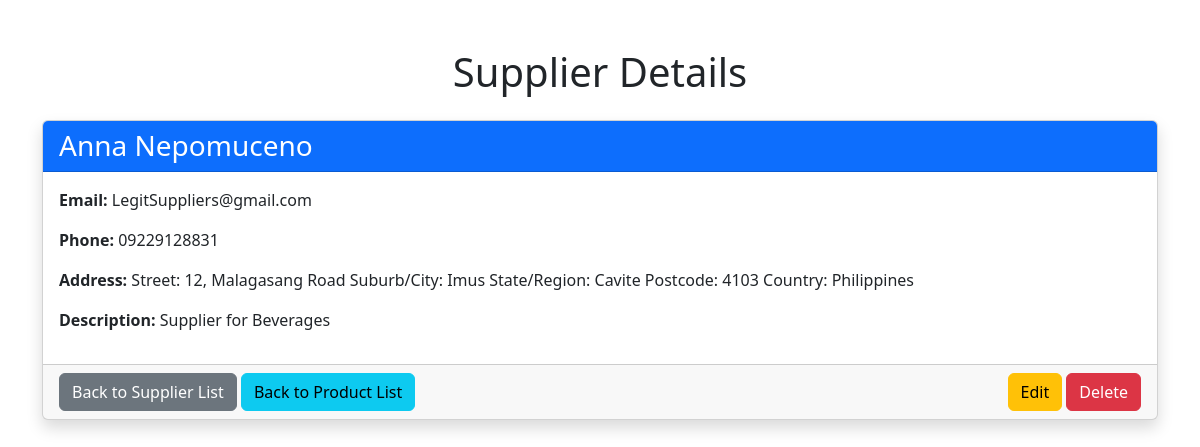
The app's page /Inventory/supplier/1/ with its own data.
### Inventory/models.py (models this page shows, shortened)
class Supplier(models.Model):
    SupplierId = models.AutoField(primary_key=True)
    FirstName = models.CharField(max_length=100)
    LastName = models.CharField(max_length=100)
    Email = models.EmailField()
    Phone = models.CharField(max_length=15)
    Address = models.TextField(max_length=255)
    Description = models.TextField(max_length=255)

### Inventory/views.py (the view)
# urls.py: path('supplier/<int:supplier_id>/', views.supplier_detail, name='supplier_detail'),
def supplier_detail(request, supplier_id):
    supplier = get_object_or_404(Supplier, SupplierId=supplier_id)
    return render(request, 'inventory/supplier_detail.html', {'supplier': supplier})

### Inventory/templates/Inventory/supplier_detail.html (shortened to what this page needs)
<!DOCTYPE html>
<html lang="en">
<head>
    <link rel="stylesheet" href="https://cdn.jsdelivr.net/npm/bootstrap@5.3.0-alpha1/dist/css/bootstrap.min.css">
</head>
<body>
    <div class="container mt-5">
        <h1 class="text-center mb-4">Supplier Details</h1>
        <div class="card shadow">
            <div class="card-header bg-primary text-white">
                <h3 class="mb-0">{{ supplier.FirstName }} {{ supplier.LastName }}</h3>
            </div>
            <div class="card-body">
                <p><strong>Email:</strong> {{ supplier.Email }}</p>
                <p><strong>Phone:</strong> {{ supplier.Phone }}</p>
                <p><strong>Address:</strong> {{ supplier.Address }}</p>
                <p><strong>Description:</strong> {{ supplier.Description }}</p>
            </div>
            <div class="card-footer d-flex justify-content-between">
                <div>
                    <a href="{% url 'supplier_list' %}" class="btn btn-secondary">Back to Supplier List</a>
                    <a href="{% url 'product_list' %}" class="btn btn-info">Back to Product List</a>
                </div>
                <div>
                    <a href="{% url 'update_supplier' supplier.SupplierId %}" class="btn btn-warning">Edit</a>
                    <a href="{% url 'delete_supplier' supplier.SupplierId %}" class="btn btn-danger"
                       onclick="return confirm('Are you sure you want to delete this supplier?');">Delete</a>
                </div>
            </div>
        </div>
    </div>
</body>
</html>

### records on screen
Supplier: FirstName "Anna", LastName "Nepomuceno", Email "LegitSuppliers@gmail.com", Phone "09229128831", Address "Street: 12, Malagasang Road Suburb/City: Imus State/Region: Cavite Postcode: 4103 Country: Philippines", Description "Supplier for Beverages"
